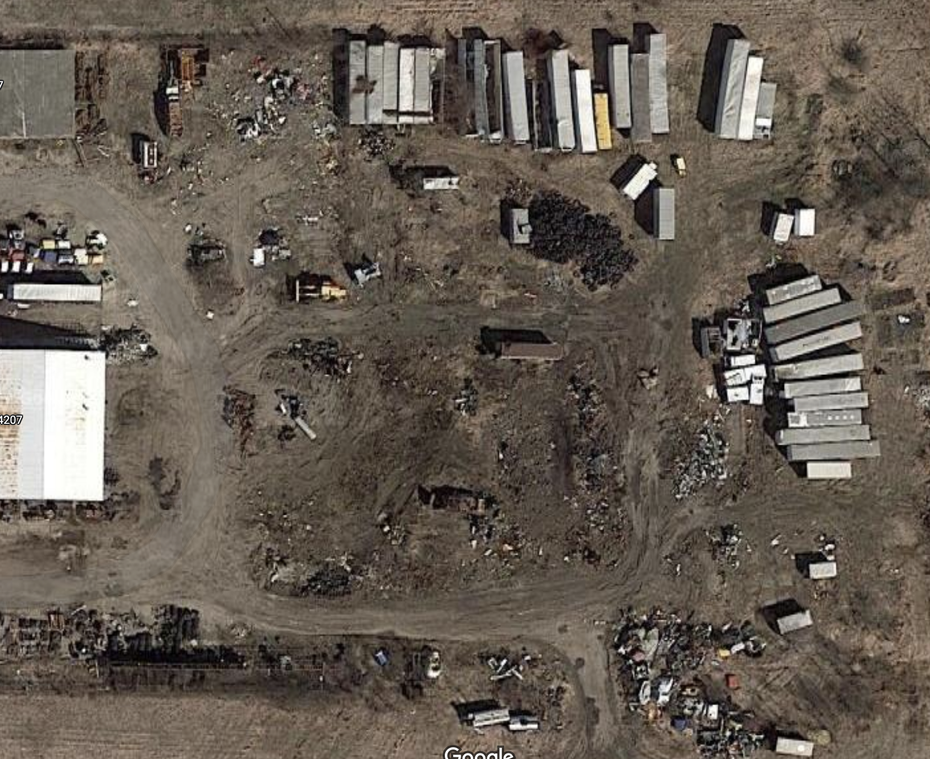
#> input picture samplePics/imgStandard.png, 930 x 759 px, shrunk from 1656 x 1352 before the run, found by its file name
$ jupyter execute 'Align images Manual.ipynb'
#> lines starting #> are read from the running program, lines starting #| are printed output that depends on the picture
# For First image setup

First - Grabs the previously made data dictonary (WARNING: PERFORM interactwimage BEFORE ATTEMPTING THIS!!) and creates a gps lst of the same shape as the gps image, and puts gps coordinates in them. Saves as a pickle (coords.pickle)

Then - Aligns actual image to gps image, with the same size, so that the GPS list is now transferable. Saves as jpg (aligned.jpg)

[cell 1]
import cv2
import numpy as np
import pickle

[cell 2]
with open('/Users/sparky/Documents/DroneOpencv/data.pickle', 'rb') as file:
#> (reads data.pickle from the repository)
    data = pickle.load(file)
print(data)
zeroes_lst = [ [0]*data['shape'][1] for _ in range(data['shape'][0]) ]

[cell 3]
img_coords = data['img']
gps_coords = []
for coord in data['gps']:
    gps_coords.append((coord[1],coord[0]))
print("Initial: {}".format(data['gps']))
print("Final: {}".format(gps_coords))

imgx = img_coords[0][0]-img_coords[1][0]
imgy = img_coords[0][1]-img_coords[1][1]
gpsx = gps_coords[0][0]-gps_coords[1][0]
gpsy = gps_coords[0][1]-gps_coords[1][1]

print("Img: {}, {}, \nGPS: {}, {}".format(imgx,imgy,gpsx,gpsy))

per_pix_x = gpsx/imgx
per_pix_y = gpsy/imgy
startx = gps_coords[0][0]-per_pix_x*img_coords[0][0]
starty = gps_coords[0][1]-per_pix_x*img_coords[0][1]
print("Start: {}, {}".format(starty,startx))

gps_lst = zeroes_lst.copy()
for y in range(len(gps_lst)):
    for x in range(len(gps_lst[0])):
        gps_lst[y][x] = (starty + per_pix_y*y, startx + per_pix_x*x)
with open('/Users/sparky/Documents/DroneOpencv/coords.pickle', 'wb') as file:
    pickle.dump(gps_lst, file)

[cell 4]
def alignImages(im1, im2):
    with open('/Users/sparky/Documents/DroneOpencv/actual_coords.pickle', 'rb') as file:
        points1 = np.array(pickle.load(file))
    with open('/Users/sparky/Documents/DroneOpencv/gps_coords.pickle', 'rb') as file:
        points2 = np.array(pickle.load(file))
    # Find homography
    h, mask = cv2.findHomography(points1, points2, cv2.RANSAC)

    # Use homography
    height, width, channels = im2.shape
    im1Reg = cv2.warpPerspective(im1, h, (width, height))

    return im1Reg, h

[cell 5]
if __name__ == '__main__':

    # Read reference image
    refFilename = "/Users/sparky/Documents/DroneOpencv/samplePics/imgStandard.png"
    print("Reading reference image : ", refFilename)
    imGPS = cv2.imread(refFilename, cv2.IMREAD_COLOR)
#> imGPS is the input picture: shape (759, 930, 3); mean B, G, R 82.6, 92.3, 101.4

    # Read image to be aligned
    imFilename = "/Users/sparky/Documents/DroneOpencv/samplePics/image_0.jpeg"
    print("Reading image to align : ", imFilename)
    imActual = cv2.imread(imFilename, cv2.IMREAD_COLOR)
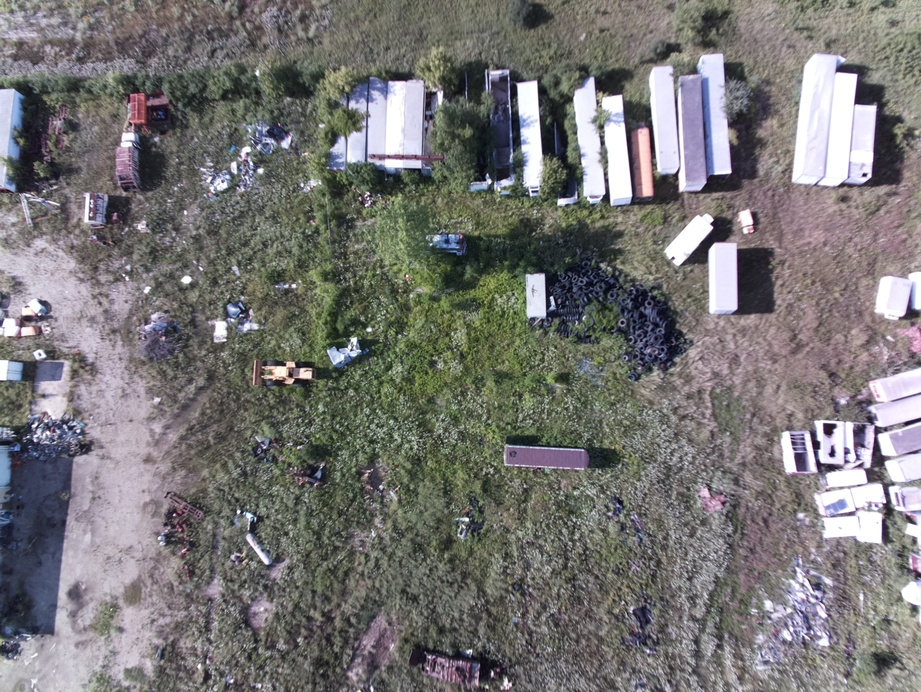
#> input picture samplePics/image_0.jpeg, 921 x 692 px, shrunk from 1640 x 1232 before the run, found by its file name
#> imActual is the input picture: shape (692, 921, 3); mean B, G, R 115.8, 116.5, 118.3

    print("Aligning images ...")
    # Registered image will be resotred in imReg.
    # The estimated homography will be stored in h.
    imReg, h = alignImages(imActual, imGPS)
#> (reads actual_coords.pickle from the repository)
#> (reads gps_coords.pickle from the repository)
#> in alignImages, `im1Reg = cv2.warpPerspective(im1, h, (width, height))`:
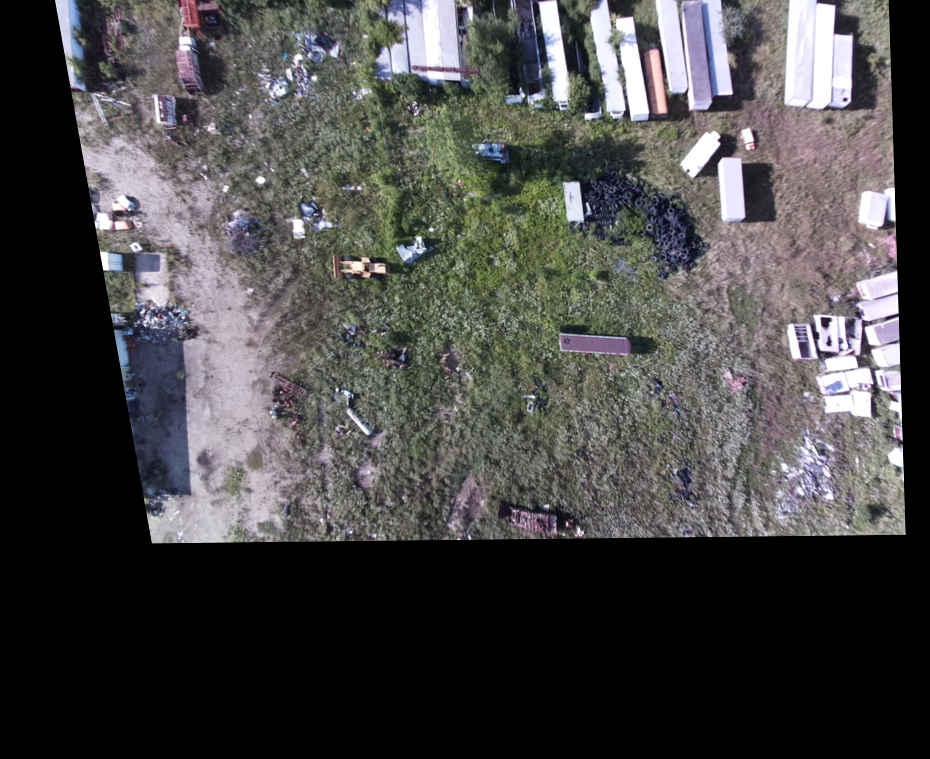
#> im1Reg: shape (759, 930, 3); mean B, G, R 70.6, 70.7, 71.7
#> h = [[1.01, 0.195, 36.39], [0.0395, 1.04, -104.6], [9.36e-05, 0.000182, 1]]
    cv2.imshow('aligned', imReg)
    cv2.waitKey(0)
    # ONLY USE IN TESTING, FOR MAKING SURE IMAGES ALIGNED CORRECTLY
    added_image = cv2.addWeighted(imReg,0.5,imGPS,.5,0)
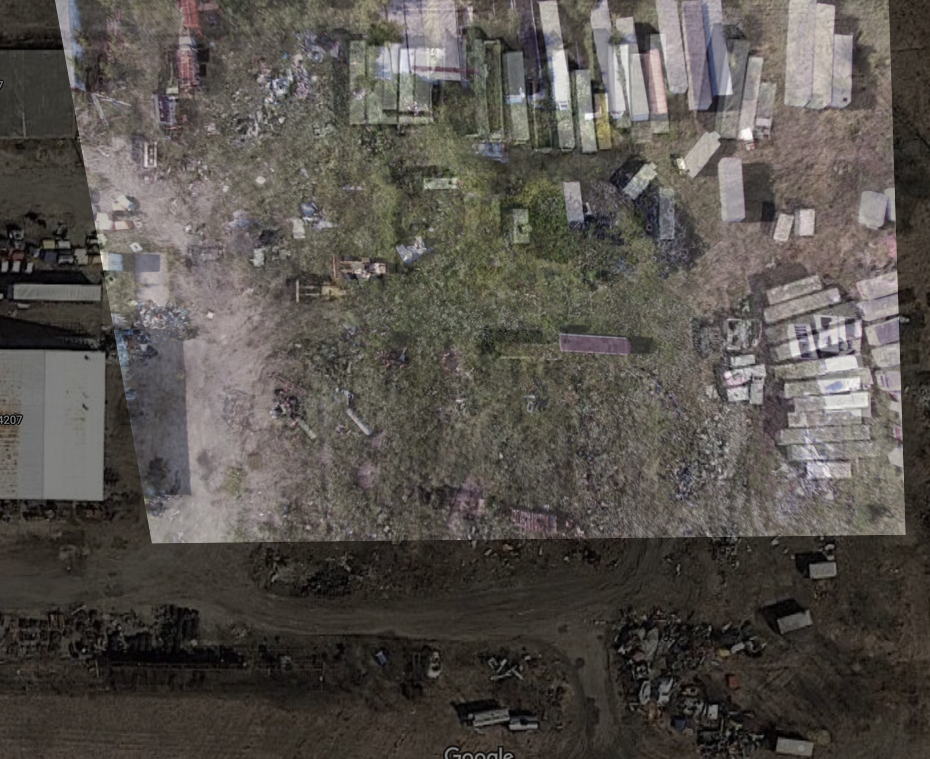
#> added_image: shape (759, 930, 3); mean B, G, R 76.6, 81.5, 86.5
    # Write aligned image to disk.
    outFilename = "/Users/sparky/Documents/DroneOpencv/aligned.png"
    print("Saving aligned image : ", outFilename)
    cv2.imshow('aligned', added_image)
    cv2.waitKey(0)
    cv2.imwrite(outFilename, imReg)

    # Print estimated homography

    cv2.destroyAllWindows()
    print("Estimated homography : \n",  h)
#| Estimated homography :
#|  [[ 1.00628922e+00  1.94640593e-01  3.63939334e+01]
#|  [ 3.95012822e-02  1.03530388e+00 -1.04557081e+02]
#|  [ 9.36052066e-05  1.82363065e-04  1.00000000e+00]]
